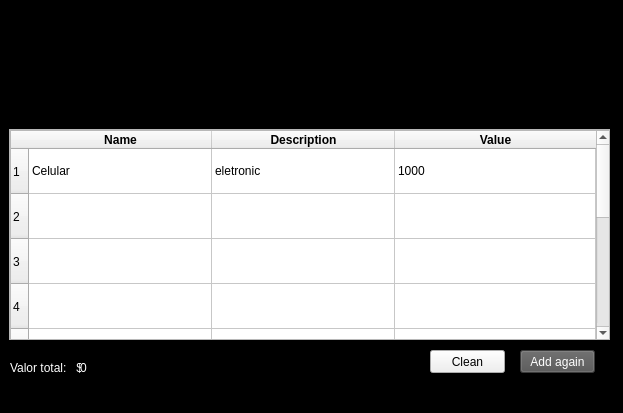
<?xml version="1.0" encoding="UTF-8"?>
<ui version="4.0">
 <class>MainWindow</class>
 <widget class="QMainWindow" name="MainWindow">
  <property name="geometry">
   <rect>
    <x>0</x>
    <y>0</y>
    <width>623</width>
    <height>413</height>
   </rect>
  </property>
  <property name="windowTitle">
   <string>MainWindow</string>
  </property>
  <widget class="QWidget" name="centralwidget">
   <widget class="QLabel" name="label">
    <property name="geometry">
     <rect>
      <x>0</x>
      <y>-8</y>
      <width>801</width>
      <height>591</height>
     </rect>
    </property>
    <property name="styleSheet">
     <string notr="true">background-color: rgb(0, 0, 0);</string>
    </property>
    <property name="text">
     <string/>
    </property>
   </widget>
   <widget class="QScrollArea" name="scrollArea">
    <property name="geometry">
     <rect>
      <x>9</x>
      <y>129</y>
      <width>601</width>
      <height>211</height>
     </rect>
    </property>
    <property name="widgetResizable">
     <bool>true</bool>
    </property>
    <widget class="QWidget" name="scrollAreaWidgetContents">
     <property name="geometry">
      <rect>
       <x>0</x>
       <y>0</y>
       <width>599</width>
       <height>209</height>
      </rect>
     </property>
     <widget class="QTableWidget" name="tableWidget">
      <property name="geometry">
       <rect>
        <x>0</x>
        <y>0</y>
        <width>601</width>
        <height>211</height>
       </rect>
      </property>
      <property name="minimumSize">
       <size>
        <width>0</width>
        <height>0</height>
       </size>
      </property>
      <property name="mouseTracking">
       <bool>false</bool>
      </property>
      <property name="tabletTracking">
       <bool>false</bool>
      </property>
      <property name="autoFillBackground">
       <bool>false</bool>
      </property>
      <property name="styleSheet">
       <string notr="true">
</string>
      </property>
      <property name="gridStyle">
       <enum>Qt::SolidLine</enum>
      </property>
      <property name="rowCount">
       <number>10</number>
      </property>
      <attribute name="horizontalHeaderVisible">
       <bool>true</bool>
      </attribute>
      <attribute name="horizontalHeaderCascadingSectionResizes">
       <bool>false</bool>
      </attribute>
      <attribute name="horizontalHeaderMinimumSectionSize">
       <number>39</number>
      </attribute>
      <attribute name="horizontalHeaderDefaultSectionSize">
       <number>183</number>
      </attribute>
      <attribute name="horizontalHeaderHighlightSections">
       <bool>true</bool>
      </attribute>
      <attribute name="horizontalHeaderShowSortIndicator" stdset="0">
       <bool>false</bool>
      </attribute>
      <attribute name="horizontalHeaderStretchLastSection">
       <bool>true</bool>
      </attribute>
      <attribute name="verticalHeaderVisible">
       <bool>true</bool>
      </attribute>
      <attribute name="verticalHeaderCascadingSectionResizes">
       <bool>false</bool>
      </attribute>
      <attribute name="verticalHeaderMinimumSectionSize">
       <number>35</number>
      </attribute>
      <attribute name="verticalHeaderDefaultSectionSize">
       <number>45</number>
      </attribute>
      <attribute name="verticalHeaderHighlightSections">
       <bool>true</bool>
      </attribute>
      <attribute name="verticalHeaderShowSortIndicator" stdset="0">
       <bool>false</bool>
      </attribute>
      <attribute name="verticalHeaderStretchLastSection">
       <bool>false</bool>
      </attribute>
      <row/>
      <row/>
      <row/>
      <row/>
      <row/>
      <row/>
      <row/>
      <row/>
      <row/>
      <row/>
      <column>
       <property name="text">
        <string>Name</string>
       </property>
       <property name="font">
        <font>
         <weight>75</weight>
         <italic>false</italic>
         <bold>true</bold>
         <underline>false</underline>
         <strikeout>false</strikeout>
         <stylestrategy>PreferDefault</stylestrategy>
        </font>
       </property>
       <property name="textAlignment">
        <set>AlignCenter</set>
       </property>
      </column>
      <column>
       <property name="text">
        <string>Description</string>
       </property>
       <property name="font">
        <font>
         <weight>75</weight>
         <bold>true</bold>
        </font>
       </property>
       <property name="textAlignment">
        <set>AlignCenter</set>
       </property>
      </column>
      <column>
       <property name="text">
        <string>Value</string>
       </property>
       <property name="font">
        <font>
         <weight>75</weight>
         <bold>true</bold>
        </font>
       </property>
       <property name="textAlignment">
        <set>AlignCenter</set>
       </property>
      </column>
      <item row="0" column="0">
       <property name="text">
        <string>Celular</string>
       </property>
      </item>
      <item row="0" column="1">
       <property name="text">
        <string>eletronic</string>
       </property>
      </item>
      <item row="0" column="2">
       <property name="text">
        <string>1000</string>
       </property>
      </item>
     </widget>
    </widget>
   </widget>
   <widget class="QLabel" name="label_2">
    <property name="geometry">
     <rect>
      <x>10</x>
      <y>-10</y>
      <width>601</width>
      <height>151</height>
     </rect>
    </property>
    <property name="styleSheet">
     <string notr="true">color: rgb(255, 255, 255);
image: url(:/img/Capturar_00000/Capturar_00000_00000.png);
color: rgb(70, 48, 171);
</string>
    </property>
    <property name="text">
     <string>&lt;html&gt;&lt;head/&gt;&lt;body&gt;&lt;p align=&quot;center&quot;&gt;&lt;br/&gt;&lt;/p&gt;&lt;/body&gt;&lt;/html&gt;</string>
    </property>
   </widget>
   <widget class="QLabel" name="label_3">
    <property name="geometry">
     <rect>
      <x>10</x>
      <y>360</y>
      <width>71</width>
      <height>16</height>
     </rect>
    </property>
    <property name="styleSheet">
     <string notr="true">color: rgb(255, 255, 255);</string>
    </property>
    <property name="text">
     <string>Valor total:   $</string>
    </property>
   </widget>
   <widget class="QLabel" name="label_4">
    <property name="geometry">
     <rect>
      <x>80</x>
      <y>360</y>
      <width>531</width>
      <height>16</height>
     </rect>
    </property>
    <property name="styleSheet">
     <string notr="true">color: rgb(255, 255, 255);</string>
    </property>
    <property name="text">
     <string>0</string>
    </property>
   </widget>
   <widget class="QPushButton" name="pushButton">
    <property name="geometry">
     <rect>
      <x>520</x>
      <y>350</y>
      <width>75</width>
      <height>23</height>
     </rect>
    </property>
    <property name="styleSheet">
     <string notr="true">color: rgb(255, 255, 255);
border-color: rgb(255, 255, 255);
background-color: rgb(83, 83, 83);</string>
    </property>
    <property name="text">
     <string>Add again</string>
    </property>
   </widget>
   <widget class="QPushButton" name="pushButton_2">
    <property name="geometry">
     <rect>
      <x>430</x>
      <y>350</y>
      <width>75</width>
      <height>23</height>
     </rect>
    </property>
    <property name="text">
     <string>Clean</string>
    </property>
   </widget>
  </widget>
  <widget class="QMenuBar" name="menubar">
   <property name="geometry">
    <rect>
     <x>0</x>
     <y>0</y>
     <width>623</width>
     <height>21</height>
    </rect>
   </property>
  </widget>
 </widget>
 <resources>
  <include location="../imgs/img.qrc"/>
 </resources>
 <connections/>
</ui>
